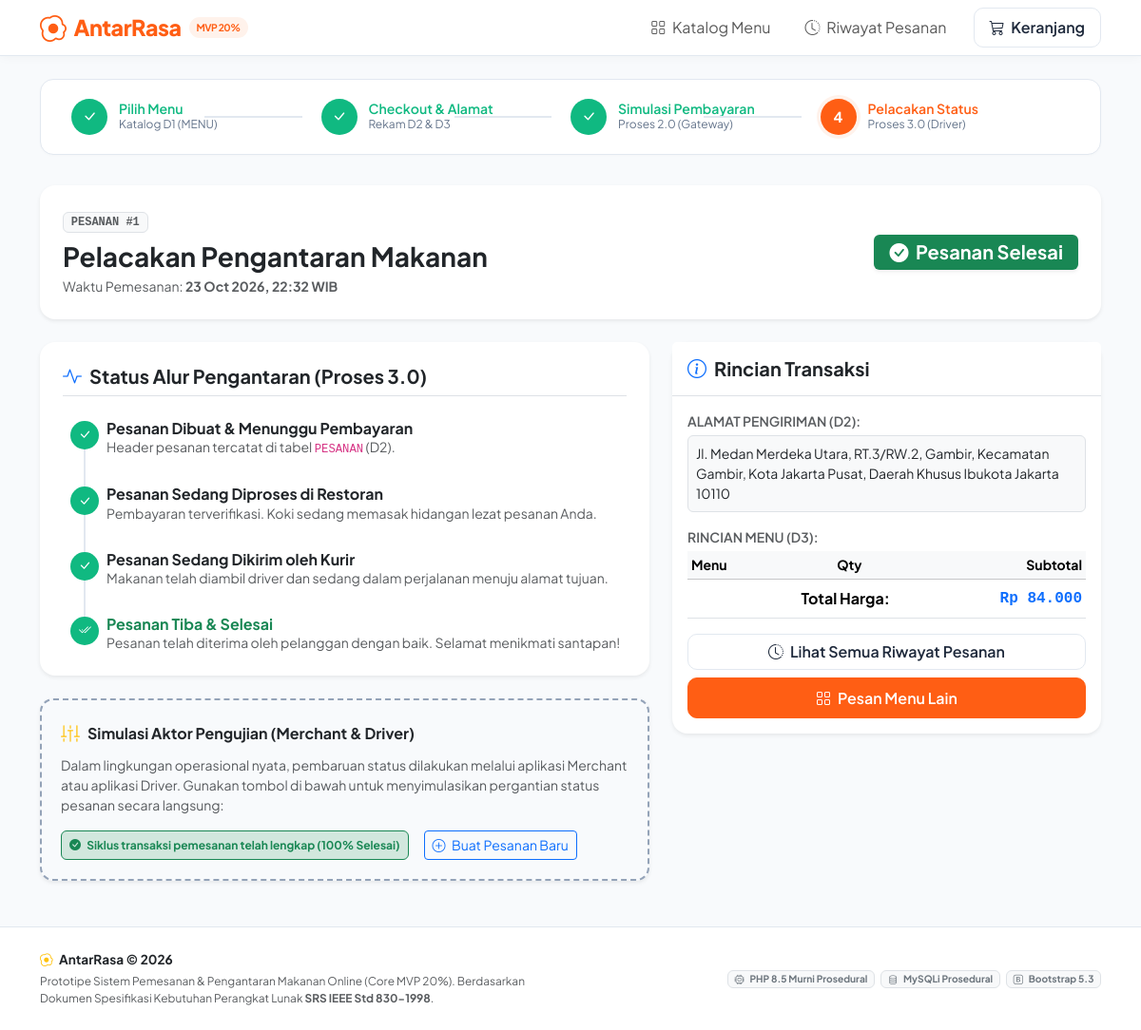
/status.php?id=1, run on the app's committed database.
### tables this page shows
CREATE TABLE `pesanan` (
  `id_pesanan` int(11) NOT NULL,
  `tanggal_pesanan` datetime NOT NULL DEFAULT current_timestamp(),
  `alamat_pengiriman` text NOT NULL,
  `total_harga` decimal(12,2) NOT NULL,
  `status_pesanan` varchar(30) NOT NULL DEFAULT 'Menunggu'
);

### includes/functions_order.php (called while the page is built, shortened)
<?php
function ambil_pesanan_by_id($conn, int $id_pesanan): ?array
{
    $sql = "SELECT id_pesanan, tanggal_pesanan, alamat_pengiriman, total_harga, status_pesanan
            FROM PESANAN
            WHERE id_pesanan = ?
            LIMIT 1";
    $stmt = mysqli_prepare($conn, $sql);
    mysqli_stmt_bind_param($stmt, "i", $id_pesanan);
    mysqli_stmt_execute($stmt);
    $hasil = mysqli_stmt_get_result($stmt);
    $data = null;
    if ($hasil !== false && mysqli_num_rows($hasil) > 0) {
        $data = mysqli_fetch_assoc($hasil);
    }
    return $data;
}
function e(mixed $nilai): string
{
    return htmlspecialchars((string) ($nilai ?? ''), ENT_QUOTES, 'UTF-8');
}
function format_rupiah(float $nominal): string
{
    return 'Rp ' . number_format($nominal, 0, ',', '.');
}
function dapatkan_info_status(string $status): array
{
    return match ($status) {
        'Menunggu' => [
            'class' => 'bg-warning text-dark',
            'badge' => 'warning',
            'label' => 'Menunggu Pembayaran',
            'icon'  => 'bi-hourglass-split',
            'step'  => 1
        ],
        'Diproses' => [
            'class' => 'bg-info text-dark',
            'badge' => 'info',
            'label' => 'Diproses Restoran',
            'icon'  => 'bi-fire',
            'step'  => 2
        ],
        'Dikirim' => [
            'class' => 'bg-primary text-white',
            'badge' => 'primary',
            'label' => 'Sedang Dikirim Driver',
            'icon'  => 'bi-bicycle',
            'step'  => 3
        ],
        'Selesai' => [
            'class' => 'bg-success text-white',
            'badge' => 'success',
            'label' => 'Pesanan Selesai',
            'icon'  => 'bi-check-circle-fill',
            'step'  => 4
        ],
        default => [
            'class' => 'bg-secondary text-white',
            'badge' => 'secondary',
            'label' => $status,
            'icon'  => 'bi-question-circle',
            'step'  => 0
        ]
    };
}

### status.php (the view, shortened to what this page needs)
<?php
require_once __DIR__ . '/config/database.php';
require_once __DIR__ . '/includes/functions_order.php';
$id_pesanan = isset($_GET['id']) ? (int) $_GET['id'] : (isset($_POST['id_pesanan']) ? (int) $_POST['id_pesanan'] : 0);
$pesanan = ambil_pesanan_by_id($conn, $id_pesanan);
    ?>
    <?php
$status_saat_ini = (string) $pesanan['status_pesanan'];
$status_info = dapatkan_info_status($status_saat_ini);
$nomor_step = match ($status_saat_ini) {
    'Menunggu' => 1,
    'Diproses' => 2,
    'Dikirim'  => 3,
    'Selesai'  => 4,
    default    => 1
};
require_once __DIR__ . '/includes/header.php';
?>
<div class="card shadow-sm border-0 rounded-4 mb-4">
    <div class="card-body p-4">
        <div class="row align-items-center gy-3">
            <div class="col-md-7">
                <span class="badge bg-light text-muted border mb-2 font-monospace">PESANAN #<?= $id_pesanan ?></span>
                <h3 class="fw-bold mb-1">
                    Pelacakan Pengantaran Makanan
                </h3>
                <p class="text-muted small mb-0">
                    Waktu Pemesanan: <strong><?= date('d M Y, H:i', strtotime((string) $pesanan['tanggal_pesanan'])) ?> WIB</strong>
                </p>
            </div>
            <div class="col-md-5 text-md-end">
                <span class="badge <?= $status_info['class'] ?> fs-5 px-3 py-2 shadow-sm">
                    <i class="bi <?= $status_info['icon'] ?> me-1"></i> <?= $status_info['label'] ?>
                </span>
            </div>
        </div>
    </div>
</div>
<div class="row g-4">
    <div class="col-lg-7">
        <div class="card shadow-sm border-0 rounded-4 p-4 mb-4">
            <h5 class="fw-bold mb-4 pb-2 border-bottom text-dark">
                <i class="bi bi-activity text-primary me-2"></i>Status Alur Pengantaran (Proses 3.0)
            </h5>
            <div class="tracking-timeline ps-2">
                <div class="timeline-item <?= $nomor_step > 1 ? 'passed' : ($nomor_step === 1 ? 'active' : '') ?>">
                    <div class="timeline-dot">
                        <?php if ($nomor_step > 1): ?><i class="bi bi-check-lg"></i><?php else: ?><i class="bi bi-cash-stack"></i><?php endif; ?>
                    </div>
                    <div>
                        <h6 class="fw-bold mb-0 <?= $nomor_step === 1 ? 'text-primary' : '' ?>">Pesanan Dibuat & Menunggu Pembayaran</h6>
                        <p class="text-muted small mb-0">
                            Header pesanan tercatat di tabel <code>PESANAN</code> (D2).
                        </p>
                    </div>
                </div>
                <div class="timeline-item <?= $nomor_step > 2 ? 'passed' : ($nomor_step === 2 ? 'active' : '') ?>">
                    <div class="timeline-dot">
                        <?php if ($nomor_step > 2): ?><i class="bi bi-check-lg"></i><?php else: ?><i class="bi bi-fire"></i><?php endif; ?>
                    </div>
                    <div>
                        <h6 class="fw-bold mb-0 <?= $nomor_step === 2 ? 'text-primary' : '' ?>">Pesanan Sedang Diproses di Restoran</h6>
                        <p class="text-muted small mb-0">Pembayaran terverifikasi. Koki sedang memasak hidangan lezat pesanan Anda.</p>
                    </div>
                </div>
                <div class="timeline-item <?= $nomor_step > 3 ? 'passed' : ($nomor_step === 3 ? 'active' : '') ?>">
                    <div class="timeline-dot">
                        <?php if ($nomor_step > 3): ?><i class="bi bi-check-lg"></i><?php else: ?><i class="bi bi-bicycle"></i><?php endif; ?>
                    </div>
                    <div>
                        <h6 class="fw-bold mb-0 <?= $nomor_step === 3 ? 'text-primary' : '' ?>">Pesanan Sedang Dikirim oleh Kurir</h6>
                        <p class="text-muted small mb-0">Makanan telah diambil driver dan sedang dalam perjalanan menuju alamat tujuan.</p>
                    </div>
                </div>
                <div class="timeline-item <?= $nomor_step === 4 ? 'passed' : '' ?>">
                    <div class="timeline-dot">
                        <i class="bi bi-check2-all"></i>
                    </div>
                    <div>
                        <h6 class="fw-bold mb-0 <?= $nomor_step === 4 ? 'text-success' : '' ?>">Pesanan Tiba &amp; Selesai</h6>
                        <p class="text-muted small mb-0">Pesanan telah diterima oleh pelanggan dengan baik. Selamat menikmati santapan!</p>
                    </div>
                </div>
            </div>
        </div>
        <div class="simulation-panel shadow-sm mb-4">
            <div class="d-flex align-items-center mb-2">
                <i class="bi bi-sliders2-vertical text-warning fs-5 me-2"></i>
                <h6 class="fw-bold mb-0 text-dark">Simulasi Aktor Pengujian (Merchant &amp; Driver)</h6>
            </div>
            <p class="text-muted small mb-3">
                Dalam lingkungan operasional nyata, pembaruan status dilakukan melalui aplikasi Merchant atau aplikasi Driver.
                Gunakan tombol di bawah untuk menyimulasikan pergantian status pesanan secara langsung:
            </p>
            <div class="d-flex flex-wrap gap-2">
                <?php if ($status_saat_ini === 'Menunggu'): ?>
                    <a href="pembayaran.php?id=<?= $id_pesanan ?>" class="btn btn-warning btn-sm fw-bold">
                        <i class="bi bi-wallet2 me-1"></i> Ke Halaman Pembayaran (Proses 2.0)
                    </a>
                <?php elseif ($status_saat_ini === 'Selesai'): ?>
                    <span class="badge bg-success-subtle text-success border border-success p-2">
                        <i class="bi bi-check-circle-fill me-1"></i> Siklus transaksi pemesanan telah lengkap (100% Selesai)
                    </span>
                    <a href="index.php" class="btn btn-outline-primary btn-sm ms-2">
                        <i class="bi bi-plus-circle me-1"></i> Buat Pesanan Baru
                    </a>
                <?php endif; ?>
            </div>
        </div>
    </div>
    <div class="col-lg-5">
        <div class="card shadow-sm border-0 rounded-4 mb-4">
            <div class="card-header bg-white py-3 border-bottom">
                <h5 class="fw-bold mb-0 text-dark">
                    <i class="bi bi-info-circle text-primary me-2"></i>Rincian Transaksi
                </h5>
            </div>
            <div class="card-body">
                <div class="mb-3">
                    <span class="text-muted small fw-semibold text-uppercase d-block mb-1">Alamat Pengiriman (D2):</span>
                    <div class="p-2 bg-light rounded border small">
                        <?= nl2br(e($pesanan['alamat_pengiriman'])) ?>
                    </div>
                </div>
                <span class="text-muted small fw-semibold text-uppercase d-block mb-1">Rincian Menu (D3):</span>
                <div class="table-responsive mb-3">
                    <table class="table table-sm align-middle mb-0">
                        <thead class="table-light small">
                            <tr>
                                <th>Menu</th>
                                <th class="text-center">Qty</th>
                                <th class="text-end">Subtotal</th>
                            </tr>
                        </thead>
                        <tfoot class="border-top">
                            <tr>
                                <th colspan="2" class="text-end py-2">Total Harga:</th>
                                <th class="text-end py-2 text-primary fs-6 font-monospace">
                                    <?= format_rupiah((float) $pesanan['total_harga']) ?>
                                </th>
                            </tr>
                        </tfoot>
                    </table>
                </div>
                <div class="d-grid gap-2">
                    <a href="riwayat.php" class="btn btn-outline-custom">
                        <i class="bi bi-clock-history me-1"></i> Lihat Semua Riwayat Pesanan
                    </a>
                    <a href="index.php" class="btn btn-primary-custom">
                        <i class="bi bi-grid me-1"></i> Pesan Menu Lain
                    </a>
                </div>
            </div>
        </div>
    </div>
</div>
<?php
require_once __DIR__ . '/includes/footer.php';
?>

### assets/css/style.css (style rules this page uses)
:root { --ar-primary: #ff5e14; --ar-primary-dark: #e04b06; --ar-primary-light: #fff2eb; --ar-secondary: #0f172a; --ar-accent: #10b981; --ar-bg: #f8fafc; --ar-card-bg: #ffffff; --ar-text-main: #1e293b; --ar-text-muted: #64748b; --ar-border: #e2e8f0; }
body { font-family: 'Plus Jakarta Sans', system-ui, -apple-system, 'Segoe UI', Roboto, Helvetica, Arial, sans-serif; background-color: var(--ar-bg); color: var(--ar-text-main); min-height: 100vh; display: flex; flex-direction: column; }
.btn-primary-custom { background-color: var(--ar-primary); border-color: var(--ar-primary); color: #ffffff; font-weight: 600; padding: 0.55rem 1.15rem; border-radius: 10px; transition: all 0.2s ease; }
.btn-outline-custom { border: 1px solid var(--ar-border); color: var(--ar-text-main); background: #ffffff; font-weight: 600; border-radius: 10px; }
.simulation-panel { border: 2px dashed #94a3b8; background: #f8fafc; border-radius: 14px; padding: 1.25rem; }
.timeline-item { position: relative; padding-left: 38px; padding-bottom: 28px; }
.timeline-item:last-child { padding-bottom: 0; }
.timeline-item::before { content: ''; position: absolute; left: 14px; top: 26px; bottom: -4px; width: 2px; background: var(--ar-border); }
.timeline-item:last-child::before { display: none; }
.timeline-dot { position: absolute; left: 0; top: 2px; width: 30px; height: 30px; border-radius: 50%; display: flex; align-items: center; justify-content: center; font-size: 0.85rem; background: #e2e8f0; color: #64748b; }
.timeline-item.passed .timeline-dot { background: var(--ar-accent); color: #ffffff; }

### data on the page
pesanan: tanggal_pesanan "23 Oct 2026, 22:32", status_pesanan "Pesanan Selesai", alamat_pengiriman "Jl. Medan Merdeka Utara, RT.3/RW.2, Gambir, Kecamatan Gambir, Kota Jakarta Pusat, Daerah Khusus Ibukota Jakarta 10110", total_harga "Rp 84.000"

### other printed values
$id_pesanan "1"
